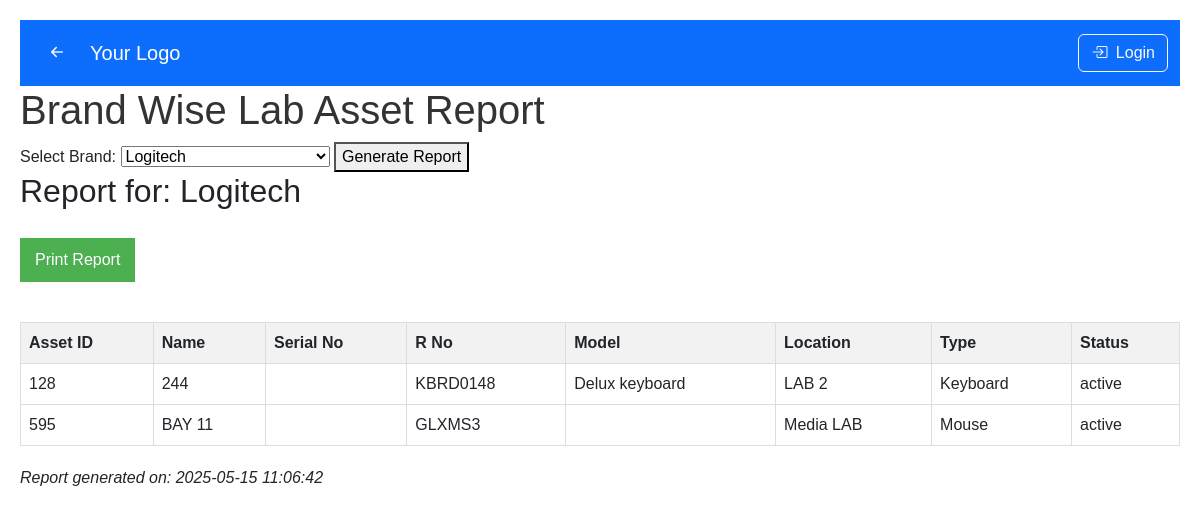
Page /brand_rpt.php?brand=Logitech on the committed database.
### tables this page shows
CREATE TABLE `asset` (
  `asset_id` int(11) NOT NULL,
  `asset_name` varchar(100) DEFAULT NULL,
  `serial_no` varchar(255) DEFAULT NULL,
  `r_no` varchar(255) DEFAULT NULL,
  `model` varchar(100) DEFAULT NULL,
  `brand` varchar(100) DEFAULT NULL,
  `type_id` int(11) DEFAULT NULL,
  `location_id` int(11) DEFAULT NULL,
  `processor` varchar(100) DEFAULT NULL,
  `processor_version` varchar(100) DEFAULT NULL,
  `ram_type` enum('DDR2','DDR3','DDR4') DEFAULT NULL,
  `ram_frequency` varchar(50) DEFAULT NULL,
  `ram_size` varchar(50) DEFAULT NULL,
  `graphics_card_available` enum('Yes','No') DEFAULT 'No',
  `graphics_card_brand` varchar(100) DEFAULT NULL,
  `graphics_card_model` varchar(100) DEFAULT NULL,
  `graphics_card_size` varchar(50) DEFAULT NULL,
  `storage_type` enum('SSD','HDD','Both') DEFAULT NULL,
  `storage_count` int(11) DEFAULT NULL,
  `purchase_date` date DEFAULT NULL,
  `warranty_expiry` date DEFAULT NULL,
  `status` enum('active','service','scrapped') DEFAULT 'active',
  `current_holder` int(11) DEFAULT NULL,
  `previous_holder` int(11) DEFAULT NULL,
  `lan_status` enum('Working','Not working') DEFAULT NULL COMMENT 'LAN connectivity status for lab assets',
  `projector_type` enum('Short Throw','Standard','Long Throw','Ultra Short Throw') DEFAULT NULL,
  `has_speaker` enum('Yes','No') DEFAULT NULL,
  `lumens` varchar(20) DEFAULT NULL,
  `resolution` varchar(20) DEFAULT NULL,
  `mount_type` enum('Short Throw','Long Throw') DEFAULT NULL,
  `logic_box_status` enum('Yes','No','Replaced','New logic box installed') DEFAULT NULL,
  `cable_type` enum('HDMI','VGA','Printer Cable','VGA CABLE','VGACABLE','VJA') DEFAULT NULL,
  `screen_type` varchar(50) DEFAULT NULL,
  `os_type` varchar(100) DEFAULT NULL,
  `os` varchar(100) DEFAULT NULL,
  `projector_remarks` text DEFAULT NULL,
  `updated_at` timestamp NOT NULL DEFAULT current_timestamp() ON UPDATE current_timestamp(),
  `printer_type` varchar(255) DEFAULT NULL,
  `connectivity` varchar(255) DEFAULT NULL,
  `paper_size` varchar(255) DEFAULT NULL
);

CREATE TABLE `location` (
  `location_id` int(11) NOT NULL,
  `location_name` varchar(100) DEFAULT NULL,
  `category_id` int(11) DEFAULT NULL
);

CREATE TABLE `asset_type` (
  `type_id` int(11) NOT NULL,
  `type_name` varchar(50) DEFAULT NULL
);

### brand_rpt.php (the view, shortened to what this page needs)
<?php
require_once 'header.php';
require_once 'config.php';
$brands_query = "SELECT DISTINCT brand FROM asset WHERE brand IS NOT NULL ORDER BY brand";
$brands_result = $conn->query($brands_query);
$lab_locations_query = "SELECT location_id FROM location WHERE category_id = 1";
$lab_locations_result = $conn->query($lab_locations_query);
$lab_location_ids = [];
while($row = $lab_locations_result->fetch_assoc()) {
    $lab_location_ids[] = $row['location_id'];
}
$lab_location_ids_str = implode(",", $lab_location_ids);
if(isset($_GET['brand'])) {
    $selected_brand = $conn->real_escape_string($_GET['brand']);
    $query = "SELECT a.asset_id, a.asset_name, a.serial_no, a.r_no, a.model,
                     l.location_name, t.type_name, a.status
              FROM asset a
              JOIN location l ON a.location_id = l.location_id
              JOIN asset_type t ON a.type_id = t.type_id
              WHERE a.brand = '$selected_brand'
              AND a.location_id IN ($lab_location_ids_str)
              ORDER BY a.asset_name";
    $result = $conn->query($query);
}
?>
<!DOCTYPE html>
<html>
<head>
</head>
<body>
    <h1>Brand Wise Lab Asset Report</h1>
    <form method="get" class="no-print">
        <label for="brand">Select Brand:</label>
        <select name="brand" id="brand" required>
            <?php while($brand = $brands_result->fetch_assoc()): ?>
                <option value="<?= htmlspecialchars($brand['brand']) ?>"
                    <?= isset($selected_brand) && $selected_brand == $brand['brand'] ? 'selected' : '' ?>>
                    <?= htmlspecialchars($brand['brand']) ?>
                </option>
            <?php endwhile; ?>
        </select>
        <button type="submit">Generate Report</button>
    </form>
    <?php if(isset($result) && $result->num_rows > 0): ?>
        <h2>Report for: <?= htmlspecialchars($selected_brand) ?></h2>
        <button onclick="window.print()" class="print-button no-print">Print Report</button>
        <table>
            <thead>
                <tr>
                    <th>Asset ID</th>
                    <th>Name</th>
                    <th>Serial No</th>
                    <th>R No</th>
                    <th>Model</th>
                    <th>Location</th>
                    <th>Type</th>
                    <th>Status</th>
                </tr>
            </thead>
            <tbody>
                <?php while($row = $result->fetch_assoc()): ?>
                    <tr>
                        <td><?= htmlspecialchars($row['asset_id']) ?></td>
                        <td><?= htmlspecialchars($row['asset_name']) ?></td>
                        <td><?= htmlspecialchars($row['serial_no']) ?></td>
                        <td><?= htmlspecialchars($row['r_no']) ?></td>
                        <td><?= htmlspecialchars($row['model']) ?></td>
                        <td><?= htmlspecialchars($row['location_name']) ?></td>
                        <td><?= htmlspecialchars($row['type_name']) ?></td>
                        <td><?= htmlspecialchars($row['status']) ?></td>
                    </tr>
                <?php endwhile; ?>
            </tbody>
        </table>
        <div style="margin-top: 20px; font-style: italic;">
            Report generated on: <?= date('Y-m-d H:i:s') ?>
        </div>
    <?php elseif(isset($result)): ?>
        <p>No assets found for the selected brand in lab locations.</p>
    <?php endif; ?>
</body>
</html>

### brand_rpt.php (style rules this page uses)
body { font-family: Arial, sans-serif; margin: 20px; }
h1 { color: #333; }
table { width: 100%; border-collapse: collapse; margin-top: 20px; }
th, td { border: 1px solid #ddd; padding: 8px; text-align: left; }
th { background-color: #f2f2f2; }
.print-button { margin: 20px 0; padding: 10px 15px; background: #4CAF50; color: white; border: none; cursor: pointer; }

### rows in the picture
asset: asset_id "128", asset_name "244", r_no "KBRD0148", model "Delux keyboard", location.location_name "LAB 2", type.type_name "Keyboard", status "active"
asset: asset_id "595", asset_name "BAY 11", r_no "GLXMS3", location.location_name "Media LAB", type.type_name "Mouse", status "active"

### other values in the picture
$selected_brand "Logitech"
form field brand "Logitech"
